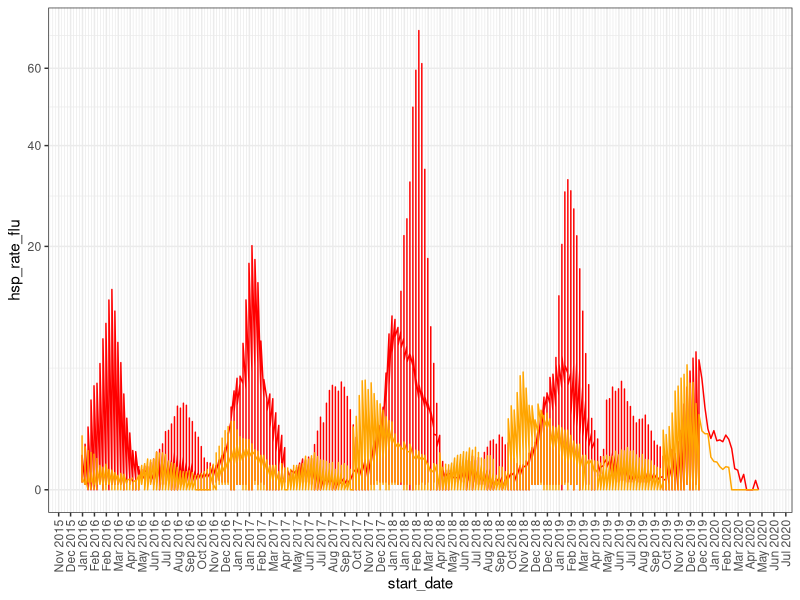
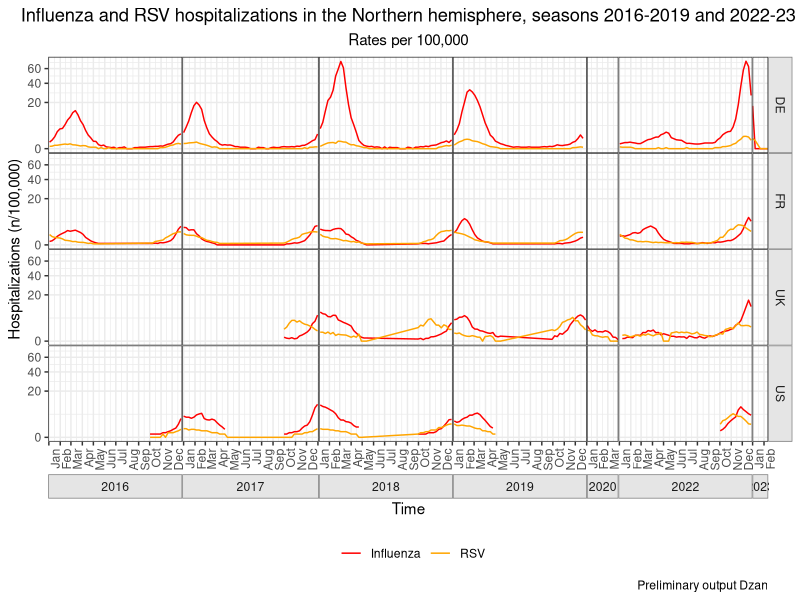
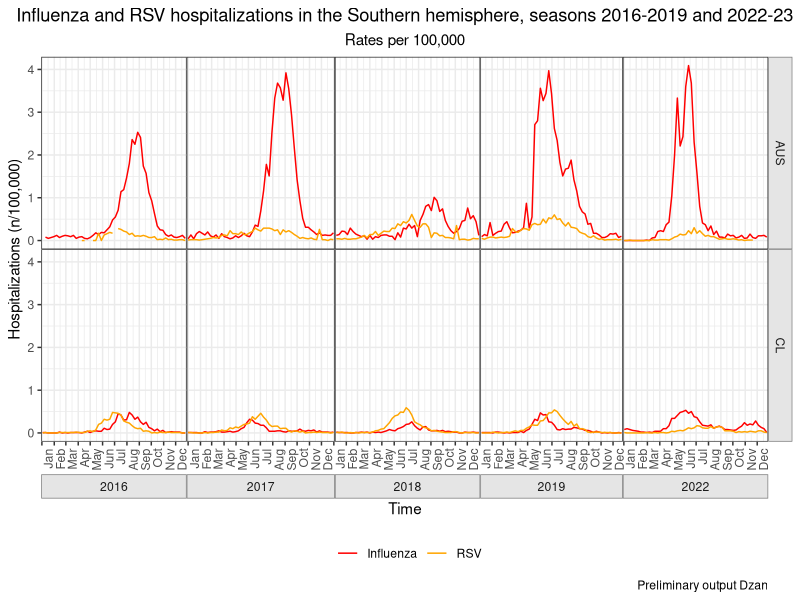
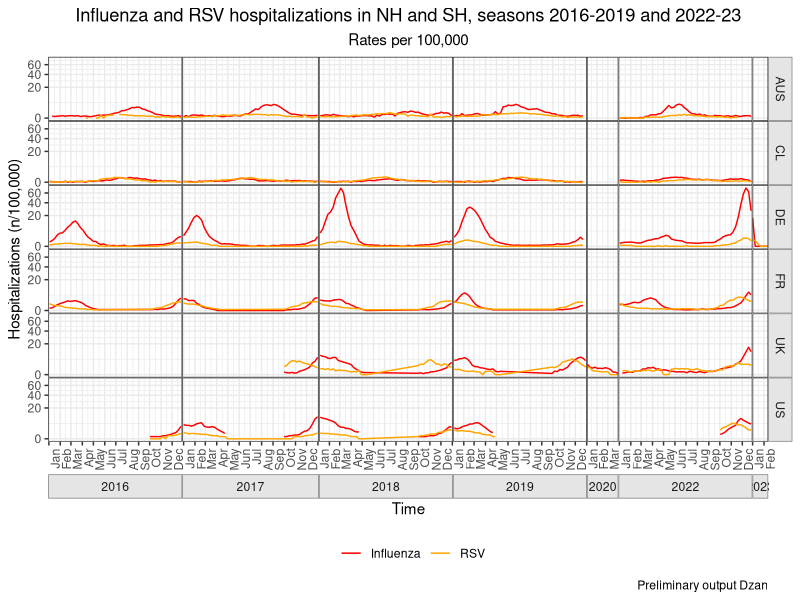
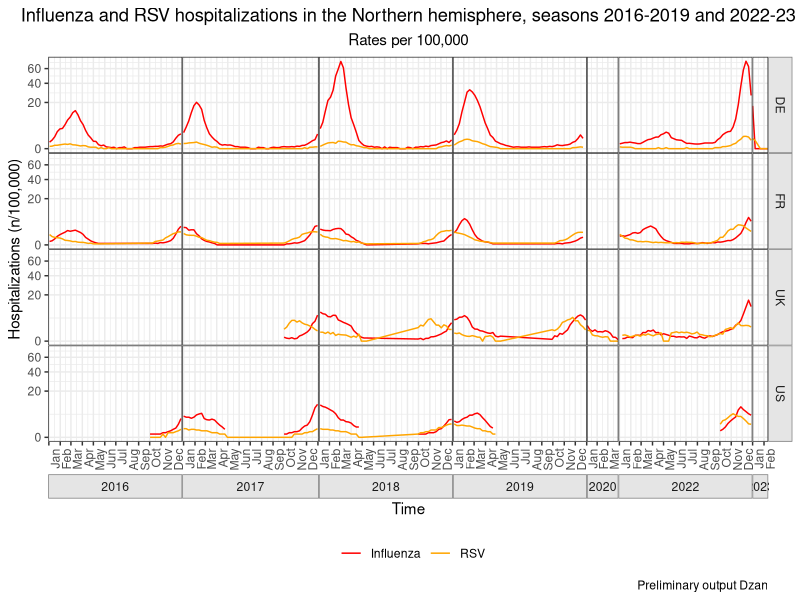
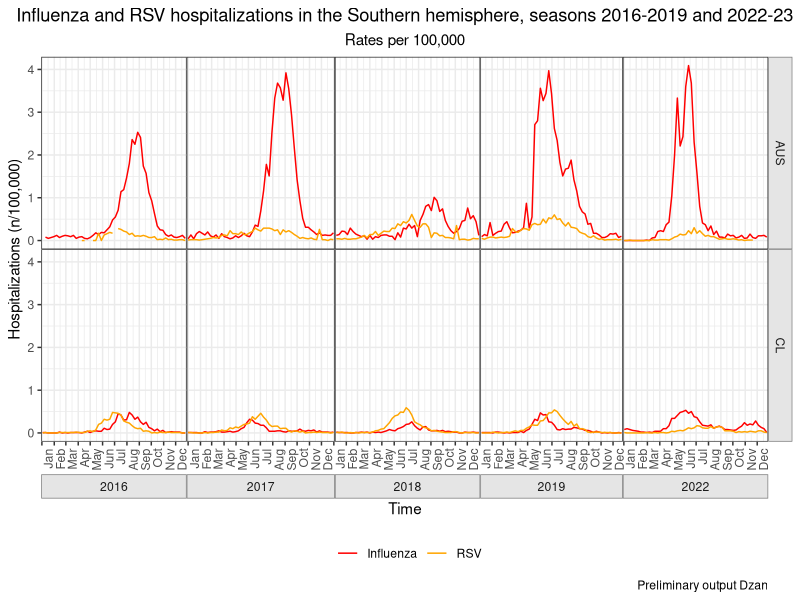
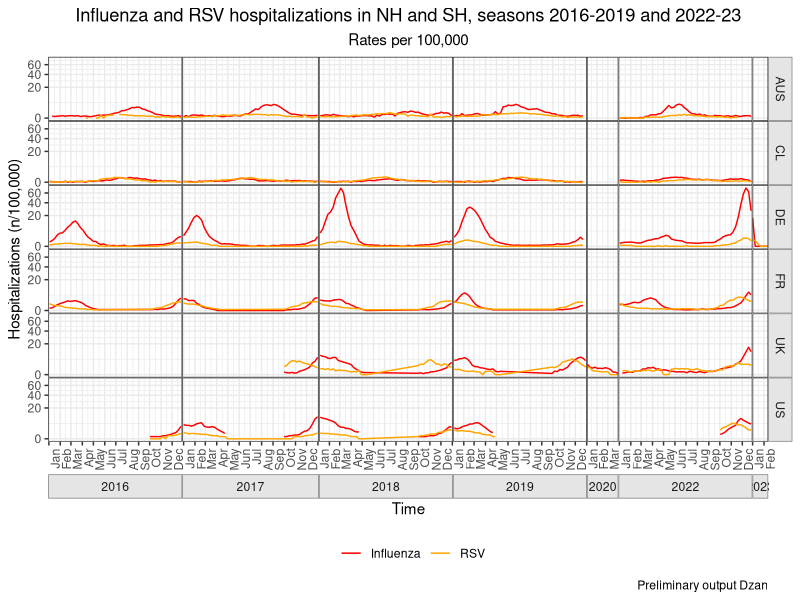

Recreate these plots in R, in order.
library(tidyverse)
library(lubridate)

data <- read.csv(file='data/merged_data/merged_data.csv')

# Overall hospitalization by virus (Influenza, RSV, COVID-19) for the NH and SH 
# (complete time series for full time period: 2016 - 2023)
# Design: line graph
# X-axis: 2016 - 2023 with a second x-axis label that identifies the seasons

data$start_date <- as.Date(data$start_date)

date_breaks <- data$start_date
epi <- data$week

breaks_mo <- seq(min(data$start_date), max(data$start_date), by="4 months")


# this is messy 

data |> filter(year < 2021, age_group=="ALL") |> ggplot()+
     geom_line(mapping = aes(start_date, hsp_rate_flu, color='Influenza')) +
     geom_line(mapping = aes(start_date, hsp_rate_rsv, color='RSV')) +
     scale_color_manual("", 
                        breaks = c('Influenza','RSV'),
                        values = c("Influenza"="red", "RSV"="orange"))+
     scale_x_date(
          date_breaks = "4 weeks",
          date_minor_breaks = "1 week",
          date_labels = "%b %Y"
     ) +
     scale_y_sqrt() +
     theme_bw() +
     theme(axis.text.x = element_text(
          angle = 90,
          vjust = 0.5,
          hjust = 1
     ))+
     theme(legend.position = 'none')

###

Figure_1_NH <- data |> filter(hemisphere=='NH', age_group=="ALL", data_source!="FluNet - Sentinel") |> 
     filter(country!="UK" | year!=2020 | week<15) |> 
     ggplot()+
     geom_line(mapping = aes(start_date, hsp_rate_flu, color="Influenza")) +
     geom_line(mapping = aes(start_date, hsp_rate_rsv, color="RSV")) +
     scale_color_manual("",
                        breaks = c('Influenza','RSV'),
                        values = c("Influenza"="red", "RSV"="orange"))+
     scale_x_date(date_labels="%b", date_breaks="month", expand=c(0.01,0)) +
     facet_grid(country ~ year(start_date), space="free_x", scales="free_x", switch="x") +
     theme_bw() +
     theme(strip.placement = "outside",
           strip.background = element_rect(fill="grey90", color="grey50"),
           panel.spacing=unit(0,"cm"))+
     theme(axis.text.x = element_text(
          angle = 90,
          vjust = 1.2,
          hjust = 1
     ), 
     plot.title=element_text(hjust=0.5),
     plot.subtitle = element_text(hjust=0.5))+
     theme(legend.position = 'bottom')+
     scale_y_sqrt()+
     labs(title="Influenza and RSV hospitalizations in the Northern hemisphere, seasons 2016-2019 and 2022-23",
          subtitle="Rates per 100,000", x="Time", y="Hospitalizations (n/100,000)", caption="Preliminary output Dzan")

Figure_1_NH

Figure_1_SH <- data |> filter(hemisphere=='SH', age_group=="ALL") |> 
     filter(data_source!="AUS DOH") |> 
     ggplot()+
        geom_line(mapping = aes(start_date, hsp_rate_flu, color="Influenza")) +
        geom_line(mapping = aes(start_date, hsp_rate_rsv, color="RSV")) +
        scale_color_manual("",
                           breaks = c('Influenza','RSV'),
                           values = c("Influenza"="red", "RSV"="orange"))+
     scale_x_date(date_labels="%b", date_breaks="month", expand=c(0.01,0)) +
     facet_grid(country ~ year(start_date), space="free_x", scales="free_x", switch="x") +
     theme_bw() +
     theme(strip.placement = "outside",
           strip.background = element_rect(fill="grey90", color="grey50"),
           panel.spacing=unit(0,"cm"))+
     theme(axis.text.x = element_text(
          angle = 90,
          vjust = 1.2,
          hjust = 1
     ), 
     plot.title=element_text(hjust=0.5),
     plot.subtitle = element_text(hjust=0.5))+
     theme(legend.position = 'bottom')+
     labs(title="Influenza and RSV hospitalizations in the Southern hemisphere, seasons 2016-2019 and 2022-23",
          subtitle="Rates per 100,000", x="Time", y="Hospitalizations (n/100,000)", caption="Preliminary output Dzan")

Figure_1_SH

Figure_1_Both <- data |> filter(age_group=="ALL") |> 
     filter(data_source!="AUS DOH", data_source!="FluNet - Sentinel") |> 
     filter(country!="UK" | year!=2020 | week<15) |> 
     ggplot()+
        geom_line(mapping = aes(start_date, hsp_rate_flu, color="Influenza")) +
        geom_line(mapping = aes(start_date, hsp_rate_rsv, color="RSV")) +
        scale_color_manual("",
                           breaks = c('Influenza','RSV'),
                           values = c("Influenza"="red", "RSV"="orange"))+
     scale_x_date(date_labels="%b", date_breaks="month", expand=c(0.01,0)) +
     facet_grid(country ~ year(start_date), space="free_x", scales="free_x", switch="x") +
     theme_bw() +
     theme(strip.placement = "outside",
           strip.background = element_rect(fill="grey90", color="grey50"),
           panel.spacing=unit(0,"cm"))+
     theme(axis.text.x = element_text(
          angle = 90,
          vjust = 1.2,
          hjust = 1
     ), 
     plot.title=element_text(hjust=0.5),
     plot.subtitle = element_text(hjust=0.5))+
     scale_y_sqrt()+
     theme(legend.position = 'bottom')+
     labs(title="Influenza and RSV hospitalizations in NH and SH, seasons 2016-2019 and 2022-23",
          subtitle="Rates per 100,000", x="Time", y="Hospitalizations (n/100,000)", caption="Preliminary output Dzan")

Figure_1_Both


ggsave(
        'output/Fig 01 - Hospitalization rates per 100k/Figure_1_NH.png',
        Figure_1_NH,
        width=16,
        height=9
)


ggsave(
        'output/Fig 01 - Hospitalization rates per 100k/Figure_1_SH.png',
        Figure_1_SH,
        width=16,
        height=9
)

ggsave(
        'output/Fig 01 - Hospitalization rates per 100k/Figure_1_Both.png',
        Figure_1_Both,
        width=16,
        height=9
)

